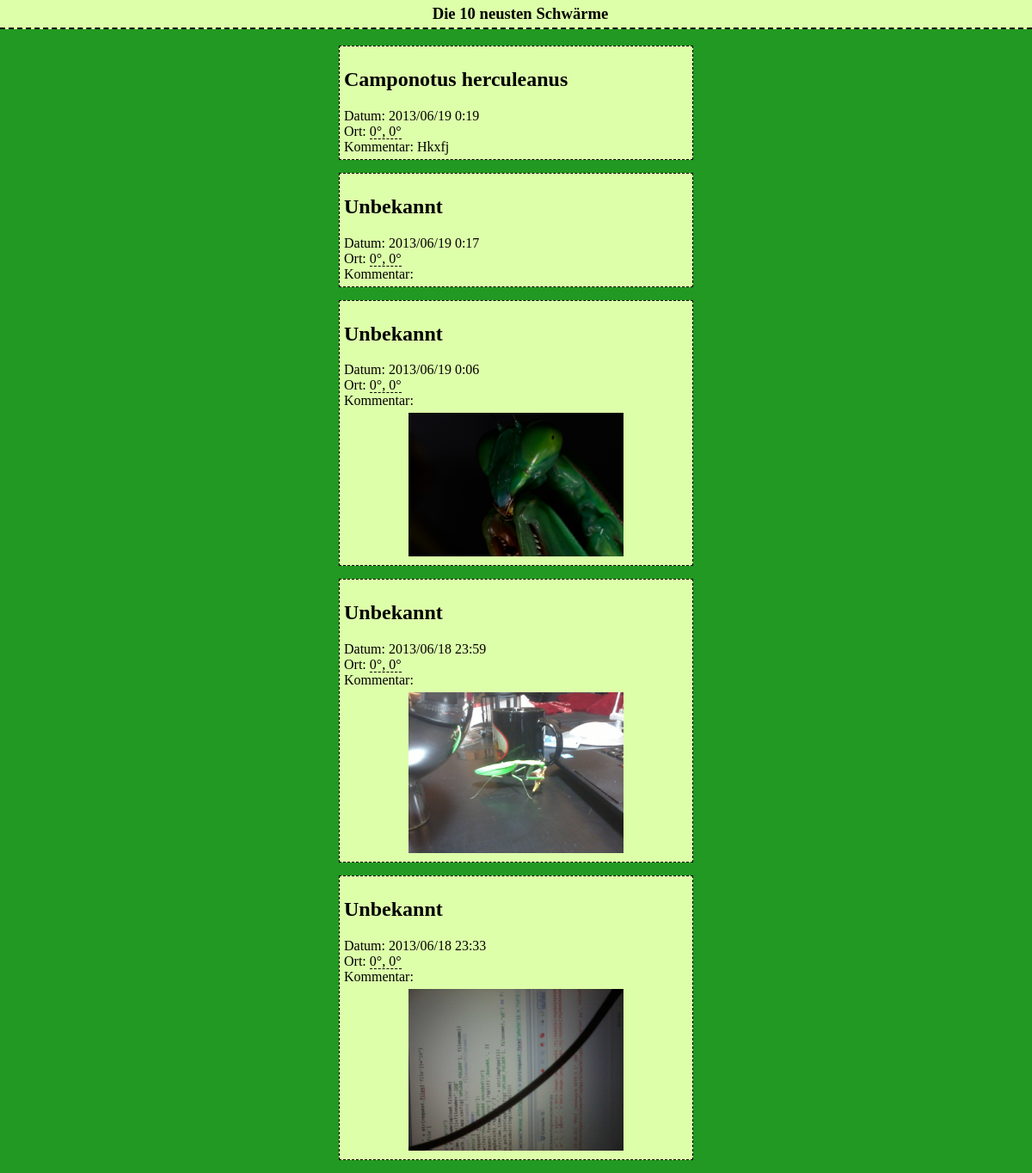
The page / on the database its author committed.
### tables this page shows
CREATE TABLE swarms(id INTEGER PRIMARY KEY AUTOINCREMENT,             lat LONG,             lon LONG,             date DATETIME,             genus VARCHAR(50),             species VARCHAR(50),             image VARCHAR(50),             state TEXT);

### server.py (the view, shortened to what this page needs)
@app.route('/')
def index():
    swarmlist = dbhandler.swarmList(limit=5)
    return render_template('index.html', swarmlist=swarmlist)

### templates/index.html (shortened to what this page needs)
<!doctype html>
<html>
  <head>
    <link rel="stylesheet" href="{{ url_for('static', filename='style.css') }}">
  </head>
  <body>
    <div id="content">
    <div id="head">Die 10 neusten Schwärme</div>
    	{% for swarm in swarmlist %}
	        <div class="swarm">
	        <h2>{{ swarm['genus'] }} {{ swarm['species'] }}</h2>
	        Datum: {{ swarm['date'] }} <br />
	        Ort: <a href="https://maps.google.com/maps?q={{ swarm['position'][0] }}, {{ swarm['position'][1] }}" target="_blank">{{ swarm['position'][0] }}°, {{ swarm['position'][1] }}°</a><br />
	        Kommentar: {{ swarm['comment'] }}<br />
	        {% if swarm['image'] %}
		        <a href="{{url_for('static',filename='uploads/' + swarm["image"])}}">
		        	<img src="{{url_for('static',filename='uploads/' + swarm["image"])}}" />
		        </a>
	        {% endif %}
	        </div>
    	{% endfor %}
    </div>
  </body>
</html>

### static/style.css (style rules this page uses)
body { background-color: #292; padding-top: 30px; }
a, a:ACTIVE { color: #000; text-decoration: none; border-bottom: 1px dashed #000; }
div#head { width: 100%; left: 0px; top: 0px; position: fixed; background-color: #dfa; border-bottom: 2px dashed #000; text-align: center; padding: 5px; margin-bottom: 100px; font-size: 14pt; font-weight: bold; }
div.swarm { width: 400px; background-color: #dfa; margin: 15px auto; padding: 5px; border: 1px dashed #000; }
div.swarm img { display: block; max-width: 250px; margin: 5px auto; }

### rows shown on the page
swarms: genus "Camponotus", species "herculeanus", date "2013/06/19 0:19", swarm "0", comment "Hkxfj"
swarms: genus "Unbekannt", date "2013/06/19 0:17", swarm "0"
swarms: genus "Unbekannt", date "2013/06/19 0:06", swarm "0", image (picture)
swarms: genus "Unbekannt", date "2013/06/18 23:59", swarm "0", image (picture)
swarms: genus "Unbekannt", date "2013/06/18 23:33", swarm "0", image (picture)
